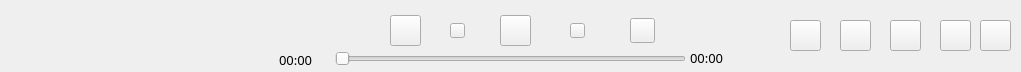
   <widget class="QWidget" name="widget_tail" native="true">
    <property name="geometry">
     <rect>
      <x>0</x>
      <y>600</y>
      <width>1021</width>
      <height>72</height>
     </rect>
    </property>
    <widget class="QWidget" name="verticalLayoutWidget">
     <property name="geometry">
      <rect>
       <x>0</x>
       <y>10</y>
       <width>261</width>
       <height>61</height>
      </rect>
     </property>
     <layout class="QVBoxLayout" name="verticalLayout">
      <property name="spacing">
       <number>0</number>
      </property>
      <property name="sizeConstraint">
       <enum>QLayout::SetDefaultConstraint</enum>
      </property>
     </layout>
    </widget>
    <widget class="QSlider" name="horsliderMusic">
     <property name="geometry">
      <rect>
       <x>335</x>
       <y>50</y>
       <width>351</width>
       <height>17</height>
      </rect>
     </property>
     <property name="orientation">
      <enum>Qt::Horizontal</enum>
     </property>
    </widget>
    <widget class="QPushButton" name="pushButton_like">
     <property name="geometry">
      <rect>
       <x>390</x>
       <y>15</y>
       <width>31</width>
       <height>31</height>
      </rect>
     </property>
     <property name="text">
      <string/>
     </property>
    </widget>
    <widget class="QLabel" name="label_time">
     <property name="geometry">
      <rect>
       <x>279</x>
       <y>50</y>
       <width>51</width>
       <height>20</height>
      </rect>
     </property>
     <property name="font">
      <font>
       <family>宋体</family>
       <pointsize>10</pointsize>
      </font>
     </property>
     <property name="text">
      <string>00:00</string>
     </property>
    </widget>
    <widget class="QLabel" name="label_time_long">
     <property name="geometry">
      <rect>
       <x>690</x>
       <y>50</y>
       <width>51</width>
       <height>16</height>
      </rect>
     </property>
     <property name="font">
      <font>
       <family>宋体</family>
       <pointsize>10</pointsize>
      </font>
     </property>
     <property name="text">
      <string>00:00</string>
     </property>
    </widget>
    <widget class="QPushButton" name="pushButton_life_music">
     <property name="geometry">
      <rect>
       <x>450</x>
       <y>23</y>
       <width>15</width>
       <height>15</height>
      </rect>
     </property>
     <property name="text">
      <string/>
     </property>
    </widget>
    <widget class="QPushButton" name="btnPlayPause">
     <property name="geometry">
      <rect>
       <x>500</x>
       <y>15</y>
       <width>31</width>
       <height>31</height>
      </rect>
     </property>
     <property name="text">
      <string/>
     </property>
     <property name="checkable">
      <bool>true</bool>
     </property>
    </widget>
    <widget class="QPushButton" name="pushButton_right_music">
     <property name="geometry">
      <rect>
       <x>570</x>
       <y>23</y>
       <width>15</width>
       <height>15</height>
      </rect>
     </property>
     <property name="text">
      <string/>
     </property>
    </widget>
    <widget class="QPushButton" name="pushButton_ci">
     <property name="geometry">
      <rect>
       <x>630</x>
       <y>18</y>
       <width>25</width>
       <height>25</height>
      </rect>
     </property>
     <property name="text">
      <string/>
     </property>
    </widget>
    <widget class="QPushButton" name="pushButton_bz">
     <property name="geometry">
      <rect>
       <x>790</x>
       <y>20</y>
       <width>31</width>
       <height>31</height>
      </rect>
     </property>
     <property name="text">
      <string/>
     </property>
    </widget>
    <widget class="QPushButton" name="btn_audio">
     <property name="geometry">
      <rect>
       <x>840</x>
       <y>20</y>
       <width>31</width>
       <height>31</height>
      </rect>
     </property>
     <property name="text">
      <string/>
     </property>
    </widget>
    <widget class="QPushButton" name="btn_volume">
     <property name="geometry">
      <rect>
       <x>890</x>
       <y>20</y>
       <width>31</width>
       <height>31</height>
      </rect>
     </property>
     <property name="text">
      <string/>
     </property>
    </widget>
    <widget class="QPushButton" name="pushButton_listen_all">
     <property name="geometry">
      <rect>
       <x>940</x>
       <y>20</y>
       <width>31</width>
       <height>31</height>
      </rect>
     </property>
     <property name="text">
      <string/>
     </property>
    </widget>
    <widget class="QPushButton" name="pushButton_list">
     <property name="geometry">
      <rect>
       <x>980</x>
       <y>20</y>
       <width>31</width>
       <height>31</height>
      </rect>
     </property>
     <property name="text">
      <string/>
     </property>
    </widget>
   </widget>
